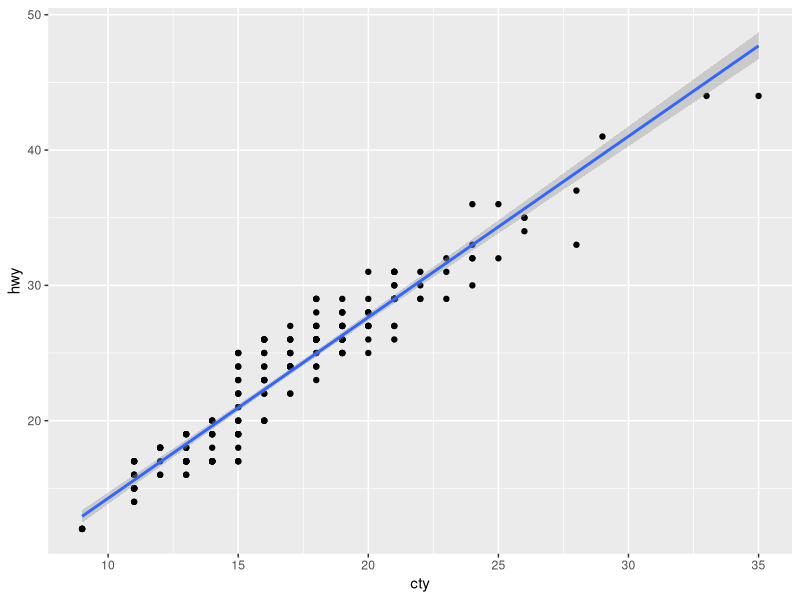
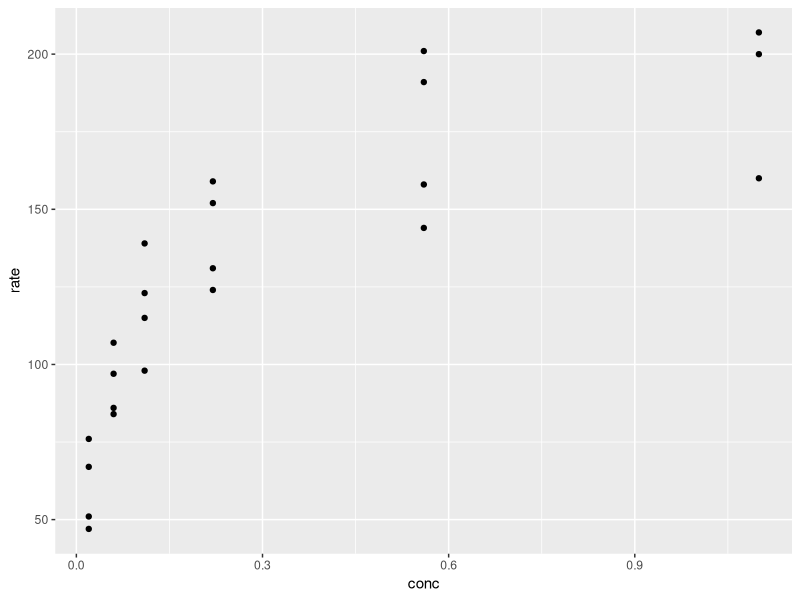

Generate these figures, in order, with R:
## ---- chunk 1
# install.packages("tidyverse")
library(tidyr)
library(ggplot2)
## ---- chunk 2
message('Hey!')
## ---- chunk 3
library("tidyverse")

# plot from: https://ggplot2.tidyverse.org/articles/ggplot2.html
ggplot(mpg, aes(cty, hwy)) +
  # to create a scatterplot
  geom_point() +
  # to fit and overlay a loess trendline
  geom_smooth(formula = y ~ x, method = "lm")
## ---- chunk 4
library("tidyverse")

ggplot(data = datasets::Puromycin,
       mapping = aes(x = conc,
                     y = rate)) +
  geom_point()
## ---- chunk 5
print("hello!")
